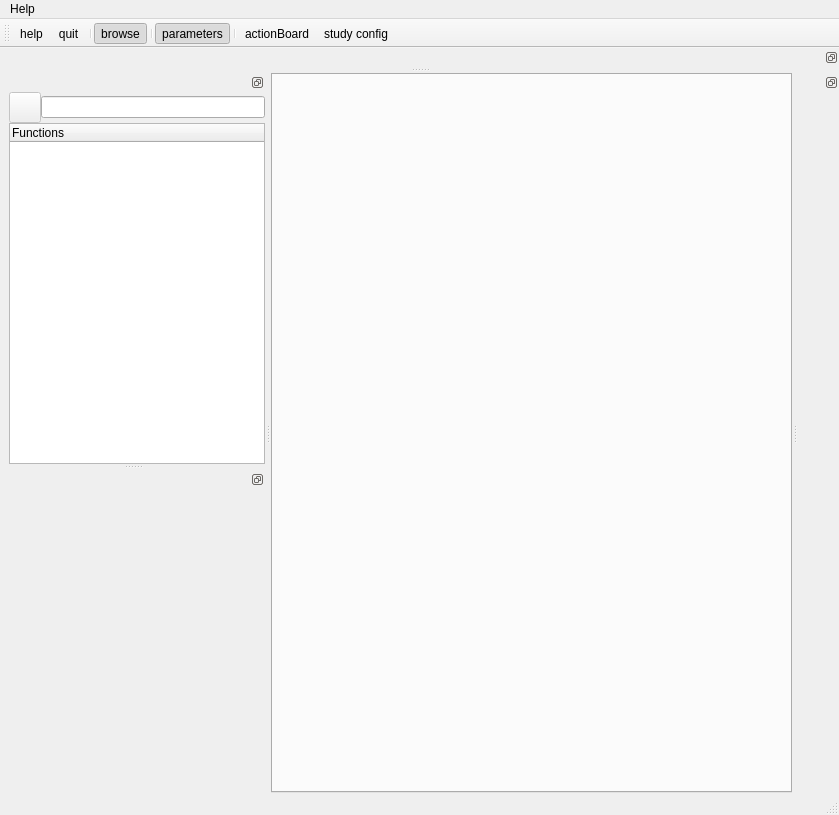
<?xml version="1.0" encoding="UTF-8"?>
<ui version="4.0">
 <class>PyPipe</class>
 <widget class="QMainWindow" name="PyPipe">
  <property name="enabled">
   <bool>true</bool>
  </property>
  <property name="geometry">
   <rect>
    <x>0</x>
    <y>0</y>
    <width>839</width>
    <height>815</height>
   </rect>
  </property>
  <property name="windowTitle">
   <string>PyPipe</string>
  </property>
  <property name="windowIcon">
   <iconset resource="icones.qrc">
    <normaloff>:/icones/change_view</normaloff>:/icones/change_view</iconset>
  </property>
  <widget class="QWidget" name="centralwidget">
   <property name="sizePolicy">
    <sizepolicy hsizetype="Expanding" vsizetype="Expanding">
     <horstretch>0</horstretch>
     <verstretch>0</verstretch>
    </sizepolicy>
   </property>
   <layout class="QGridLayout" name="gridLayout">
    <property name="margin">
     <number>0</number>
    </property>
    <property name="spacing">
     <number>0</number>
    </property>
    <item row="0" column="0">
     <widget class="QTabWidget" name="display"/>
    </item>
   </layout>
  </widget>
  <widget class="QMenuBar" name="main_menu_bar">
   <property name="geometry">
    <rect>
     <x>0</x>
     <y>0</y>
     <width>839</width>
     <height>33</height>
    </rect>
   </property>
   <widget class="QMenu" name="help_menu">
    <property name="title">
     <string>Help</string>
    </property>
    <addaction name="actionHelp"/>
    <addaction name="separator"/>
    <addaction name="actionQuit"/>
   </widget>
   <addaction name="help_menu"/>
  </widget>
  <widget class="QStatusBar" name="status"/>
  <widget class="QToolBar" name="toolBar">
   <property name="windowTitle">
    <string>toolBar</string>
   </property>
   <attribute name="toolBarArea">
    <enum>TopToolBarArea</enum>
   </attribute>
   <attribute name="toolBarBreak">
    <bool>false</bool>
   </attribute>
   <addaction name="actionHelp"/>
   <addaction name="actionQuit"/>
   <addaction name="separator"/>
   <addaction name="actionBrowse"/>
   <addaction name="separator"/>
   <addaction name="actionParameters"/>
   <addaction name="separator"/>
   <addaction name="actionBoard"/>
   <addaction name="actionDocumentation"/>
  </widget>
  <widget class="QDockWidget" name="dockWidgetBrowse">
   <property name="features">
    <set>QDockWidget::DockWidgetFloatable|QDockWidget::DockWidgetMovable</set>
   </property>
   <attribute name="dockWidgetArea">
    <number>1</number>
   </attribute>
   <widget class="QWidget" name="dock_browse">
    <property name="enabled">
     <bool>true</bool>
    </property>
    <layout class="QVBoxLayout" name="verticalLayout">
     <property name="topMargin">
      <number>0</number>
     </property>
     <property name="rightMargin">
      <number>0</number>
     </property>
     <property name="bottomMargin">
      <number>0</number>
     </property>
     <item>
      <layout class="QVBoxLayout" name="tree_layout">
       <property name="spacing">
        <number>0</number>
       </property>
       <item>
        <layout class="QHBoxLayout" name="search_layout">
         <property name="spacing">
          <number>0</number>
         </property>
         <property name="sizeConstraint">
          <enum>QLayout::SetFixedSize</enum>
         </property>
         <property name="leftMargin">
          <number>0</number>
         </property>
         <item>
          <widget class="QToolButton" name="search_icon">
           <property name="enabled">
            <bool>false</bool>
           </property>
           <property name="text">
            <string/>
           </property>
           <property name="icon">
            <iconset resource="icones.qrc">
             <normaloff>:/icones/search</normaloff>:/icones/search</iconset>
           </property>
           <property name="iconSize">
            <size>
             <width>24</width>
             <height>24</height>
            </size>
           </property>
          </widget>
         </item>
         <item>
          <widget class="QLineEdit" name="search"/>
         </item>
        </layout>
       </item>
       <item>
        <widget class="QTreeWidget" name="menu_treectrl">
         <attribute name="headerDefaultSectionSize">
          <number>100</number>
         </attribute>
         <column>
          <property name="text">
           <string notr="true">Functions</string>
          </property>
         </column>
        </widget>
       </item>
      </layout>
     </item>
    </layout>
   </widget>
  </widget>
  <widget class="QDockWidget" name="dockWidgetParameters">
   <property name="minimumSize">
    <size>
     <width>56</width>
     <height>200</height>
    </size>
   </property>
   <property name="features">
    <set>QDockWidget::DockWidgetFloatable|QDockWidget::DockWidgetMovable</set>
   </property>
   <attribute name="dockWidgetArea">
    <number>1</number>
   </attribute>
   <widget class="QWidget" name="dock_parameters"/>
  </widget>
  <widget class="QDockWidget" name="dockWidgetDoc">
   <property name="features">
    <set>QDockWidget::DockWidgetFloatable|QDockWidget::DockWidgetMovable</set>
   </property>
   <attribute name="dockWidgetArea">
    <number>2</number>
   </attribute>
   <widget class="QWidget" name="dock_doc"/>
  </widget>
  <widget class="QDockWidget" name="dockWidgetBoard">
   <property name="features">
    <set>QDockWidget::DockWidgetFloatable|QDockWidget::DockWidgetMovable</set>
   </property>
   <property name="allowedAreas">
    <set>Qt::BottomDockWidgetArea|Qt::TopDockWidgetArea</set>
   </property>
   <attribute name="dockWidgetArea">
    <number>4</number>
   </attribute>
   <widget class="QWidget" name="dock_board"/>
  </widget>
  <action name="actionHelp">
   <property name="icon">
    <iconset resource="icones.qrc">
     <normaloff>:/icones/help</normaloff>:/icones/help</iconset>
   </property>
   <property name="text">
    <string>help</string>
   </property>
   <property name="toolTip">
    <string>Important information about this software.</string>
   </property>
   <property name="shortcut">
    <string>Ctrl+H</string>
   </property>
  </action>
  <action name="actionQuit">
   <property name="icon">
    <iconset resource="icones.qrc">
     <normaloff>:/icones/exit</normaloff>:/icones/exit</iconset>
   </property>
   <property name="text">
    <string>quit</string>
   </property>
   <property name="toolTip">
    <string>Shutdown the application.</string>
   </property>
   <property name="shortcut">
    <string>Ctrl+Q</string>
   </property>
  </action>
  <action name="actionLoad">
   <property name="enabled">
    <bool>false</bool>
   </property>
   <property name="icon">
    <iconset resource="icones.qrc">
     <normaloff>:/icones/open</normaloff>:/icones/open</iconset>
   </property>
   <property name="text">
    <string>load</string>
   </property>
   <property name="shortcut">
    <string>Ctrl+L</string>
   </property>
  </action>
  <action name="actionChangeView">
   <property name="icon">
    <iconset resource="icones.qrc">
     <normaloff>:/icones/change_view</normaloff>:/icones/change_view</iconset>
   </property>
   <property name="text">
    <string>change view</string>
   </property>
   <property name="shortcut">
    <string>Ctrl+S</string>
   </property>
  </action>
  <action name="actionDocumentation">
   <property name="checkable">
    <bool>true</bool>
   </property>
   <property name="checked">
    <bool>false</bool>
   </property>
   <property name="icon">
    <iconset resource="icones.qrc">
     <normaloff>:/icones/config</normaloff>:/icones/config</iconset>
   </property>
   <property name="text">
    <string>study config</string>
   </property>
   <property name="toolTip">
    <string>Show/hide the function associated documentation panel.</string>
   </property>
   <property name="shortcut">
    <string>Ctrl+C</string>
   </property>
  </action>
  <action name="actionRun">
   <property name="checkable">
    <bool>false</bool>
   </property>
   <property name="checked">
    <bool>false</bool>
   </property>
   <property name="enabled">
    <bool>false</bool>
   </property>
   <property name="icon">
    <iconset resource="icones.qrc">
     <normaloff>:/icones/play</normaloff>:/icones/play</iconset>
   </property>
   <property name="text">
    <string>run</string>
   </property>
   <property name="shortcut">
    <string>Ctrl+R</string>
   </property>
  </action>
  <action name="actionQualityControl">
   <property name="checkable">
    <bool>true</bool>
   </property>
   <property name="checked">
    <bool>false</bool>
   </property>
   <property name="icon">
    <iconset resource="icones.qrc">
     <normaloff>:/icones/view</normaloff>:/icones/view</iconset>
   </property>
   <property name="text">
    <string>quality control</string>
   </property>
  </action>
  <action name="actionBrowse">
   <property name="checkable">
    <bool>true</bool>
   </property>
   <property name="checked">
    <bool>true</bool>
   </property>
   <property name="icon">
    <iconset resource="icones.qrc">
     <normaloff>:/icones/browse</normaloff>:/icones/browse</iconset>
   </property>
   <property name="text">
    <string>browse</string>
   </property>
   <property name="toolTip">
    <string>Show/hide the browse function tree.</string>
   </property>
   <property name="shortcut">
    <string>Ctrl+B</string>
   </property>
  </action>
  <action name="actionParameters">
   <property name="checkable">
    <bool>true</bool>
   </property>
   <property name="checked">
    <bool>true</bool>
   </property>
   <property name="icon">
    <iconset resource="icones.qrc">
     <normaloff>:/icones/controller</normaloff>:/icones/controller</iconset>
   </property>
   <property name="text">
    <string>parameters</string>
   </property>
   <property name="toolTip">
    <string>Show/hide the function parameters setting panel.</string>
   </property>
   <property name="shortcut">
    <string>Ctrl+P</string>
   </property>
  </action>
  <action name="actionBoard">
   <property name="checkable">
    <bool>true</bool>
   </property>
   <property name="icon">
    <iconset resource="icones.qrc">
     <normaloff>:/icones/view</normaloff>:/icones/view</iconset>
   </property>
   <property name="text">
    <string>actionBoard</string>
   </property>
   <property name="toolTip">
    <string>Show/hide the application objects managment panel.</string>
   </property>
  </action>
 </widget>
 <resources>
  <include location="icones.qrc"/>
 </resources>
 <connections>
  <connection>
   <sender>actionQuit</sender>
   <signal>activated()</signal>
   <receiver>PyPipe</receiver>
   <slot>close()</slot>
   <hints>
    <hint type="sourcelabel">
     <x>-1</x>
     <y>-1</y>
    </hint>
    <hint type="destinationlabel">
     <x>399</x>
     <y>299</y>
    </hint>
   </hints>
  </connection>
 </connections>
</ui>
